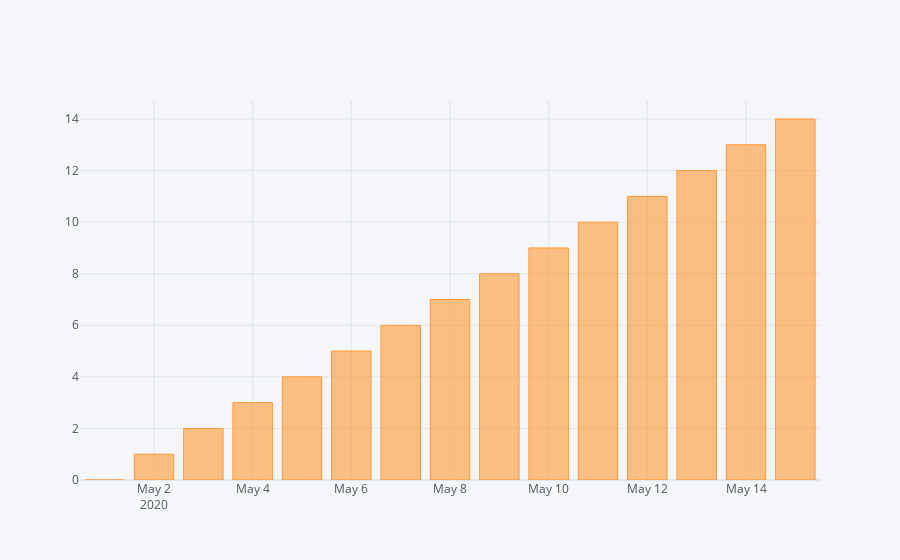

Notebook source saved alongside this figure:
### Code cell
df.iplot('bar')

### Figure 1 — Plotly figure (JSON) as saved in the notebook; plotly's stock layout.template omitted (floating-point values rounded to 4 significant figures)
{"data": [{"marker": {"color": "rgba(255, 153, 51, 0.6)", "line": {"color": "rgba(255, 153, 51, 1.0)", "width": 1}}, "name": "count", "orientation": "v", "text": "", "type": "bar", "x": ["2020-05-01", "2020-05-02", "2020-05-03", "2020-05-04", "2020-05-05", "2020-05-06", "2020-05-07", "2020-05-08", "2020-05-09", "2020-05-10", "2020-05-11", "2020-05-12", "2020-05-13", "2020-05-14", "2020-05-15"], "y": [0, 1, 2, 3, 4, 5, 6, 7, 8, 9, 10, 11, 12, 13, 14]}], "layout": {"legend": {"bgcolor": "#F5F6F9", "font": {"color": "#4D5663"}}, "paper_bgcolor": "#F5F6F9", "plot_bgcolor": "#F5F6F9", "title": {"font": {"color": "#4D5663"}}, "xaxis": {"gridcolor": "#E1E5ED", "showgrid": true, "tickfont": {"color": "#4D5663"}, "title": {"font": {"color": "#4D5663"}, "text": ""}, "zerolinecolor": "#E1E5ED"}, "yaxis": {"gridcolor": "#E1E5ED", "showgrid": true, "tickfont": {"color": "#4D5663"}, "title": {"font": {"color": "#4D5663"}, "text": ""}, "zerolinecolor": "#E1E5ED"}}}
